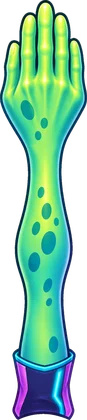
#> input picture gravity/art/arms/hand_closed.webp, 87 x 420 px, given in place of 6192584b-image.png, which was not available
$ python cutarms.py
#> lines starting #> are read from the running program, lines starting #| are printed output that depends on the picture
"""Cuts the other players' arms out of their backgrounds. Run from gravity/: python3 tools/cutarms.py
Writes art/arms/<name>.webp (420 px tall)."""
from PIL import Image; import numpy as np
from scipy import ndimage as nd
A = "/mnt/user-data/attachments/ec4c4efc-38ac-5fe2-a0fc-cbb2a3d619e4/"
SRC = {"tentacle_purple": ("6192584b-image.png", "white"), "tentacle_orange": ("62d8b6c6-image.png", "black"),
       "hand_pinch": ("bea321ae-image.png", "black"), "hand_closed": ("c196775a-image.png", "black")}
for name, (f, bg) in SRC.items():
    src = Image.open(A + f).convert("RGBA"); a = np.array(src.convert("RGB")).astype(int); own = np.array(src)[:, :, 3] / 255
#> further down, src is the input picture: PIL image 87x420 RGBA; mean R, G, B, A 59.6, 114.5, 90.8, 154.4
#> after `a = np.array(src.convert('RGB')).astype(int)`:
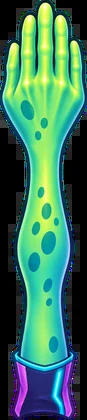
#> a: shape (420, 87, 3) int64; mean R, G, B 59.6, 114.5, 90.8
#> after `own = np.array(src)[:, :, 3] / 255`:
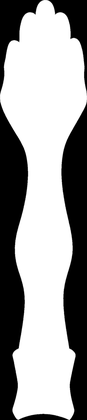
#> own: shape (420, 87) float64; min 0, max 1, mean 0.605
    if own[0, 0] < .1 and own[-1, -1] < .1: alpha = own                      # already transparent: keep its own cut-out
    else:
        m = (a.min(2) > 232) if bg == "white" else (a.max(2) < 34)
        lab, n = nd.label(m); edge = set(np.unique(np.concatenate([lab[0], lab[-1], lab[:, 0], lab[:, -1]]))) - {0}
        sizes = nd.sum(m, lab, range(1, n + 1)); holes = {i + 1 for i, z in enumerate(sizes) if z > 2000}   # big enclosed gaps (between pinching fingers)
        alpha = nd.gaussian_filter((~np.isin(lab, list(edge | holes))).astype(float), .8)
    ys, xs = np.nonzero(alpha > .5); box = (xs.min(), ys.min(), xs.max() + 1, ys.max() + 1)
#> after `box = (xs.min(), ys.min(), xs.max() + 1, ys.max() + 1)`: box = (0, 0, 87, 420)
    im = Image.fromarray(np.dstack([a, alpha * 255]).astype(np.uint8)).crop(box)
    W, H = im.size; im = im.resize((round(W * 420 / H), 420), Image.LANCZOS); im.save(f"art/arms/{name}.webp", quality=86)
#> after `W, H = im.size`: W = 87; H = 420
    print(name, Image.open(A + f).size, "box", box, "->", im.size)
#| tentacle_purple (87, 420) box (0, 0, 87, 420) -> (87, 420)
#> pass 2 of the loop `for name, (f, bg) in SRC.items():`:
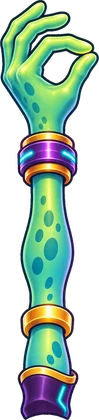
#> input picture gravity/art/arms/hand_pinch.webp, 99 x 420 px, given in place of 62d8b6c6-image.png, which was not available
#> src is the input picture: PIL image 99x420 RGBA; mean R, G, B, A 59.8, 83.9, 71.3, 130.6
#> `a = np.array(src.convert('RGB')).astype(int)`:
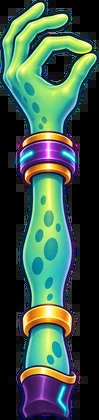
#> a: shape (420, 99, 3) int64; mean R, G, B 59.8, 83.9, 71.3
#> `own = np.array(src)[:, :, 3] / 255`:
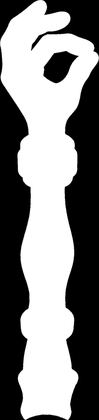
#> own: shape (420, 99) float64; min 0, max 1, mean 0.512
#> box = (0, 0, 99, 420)
#| tentacle_orange (99, 420) box (0, 0, 99, 420) -> (99, 420)
#> (the run stopped early here; a loop or call above may not have finished)
